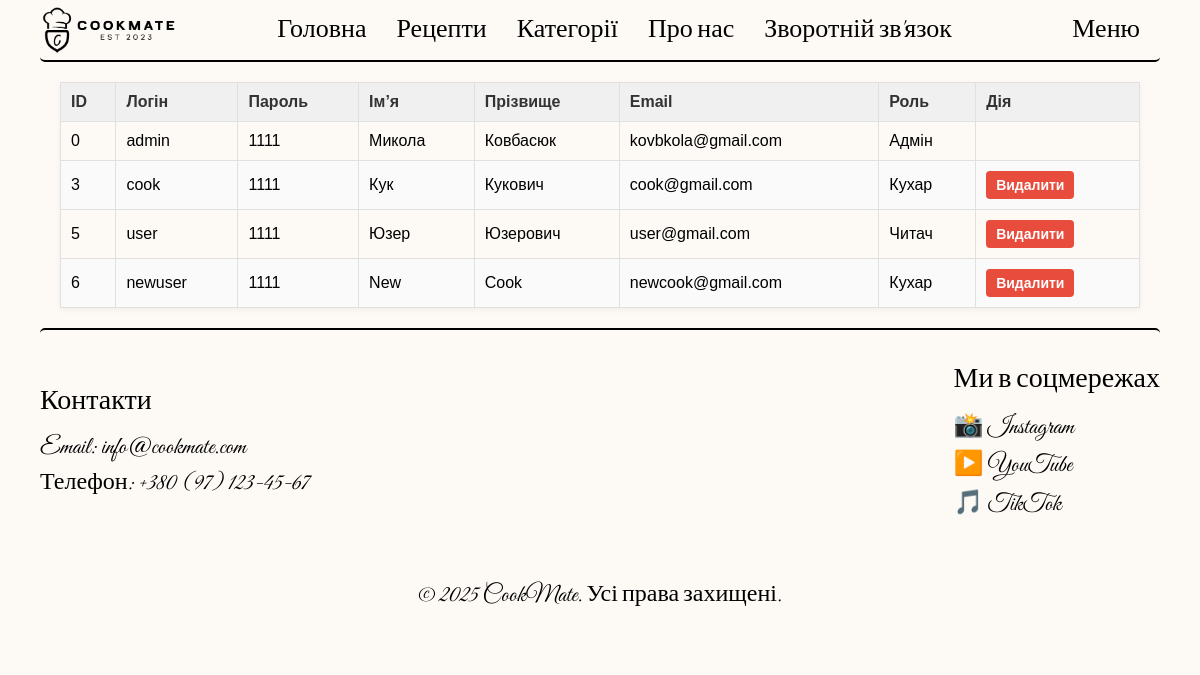
The page /recipes/recipes/manage_user.php on the database its author committed.
### tables this page shows
CREATE TABLE `user` (
  `id` int NOT NULL,
  `login` varchar(32) NOT NULL,
  `password` varchar(32) NOT NULL,
  `name` varchar(32) NOT NULL,
  `surname` varchar(32) NOT NULL,
  `email` varchar(64) NOT NULL,
  `role_id` int NOT NULL
);

CREATE TABLE `role` (
  `id` int NOT NULL,
  `name` varchar(48) NOT NULL
);

### recipes/recipes/app/database/db.php (called while the page is built, shortened)
<?php
require('connect.php');
function dbCheckError($query){
    $errInfo = $query->errorInfo();
    return true;
}
function selectUsersWithRoles() {
    global $pdo;
    $sql = "
        SELECT user.*, role.name AS role_name
        FROM user
        JOIN role ON user.role_id = role.id
        ORDER BY user.id ASC
    ";
    $query = $pdo->prepare($sql);
    $query->execute();
    return $query->fetchAll();
}

### recipes/recipes/manage_user.php (the view, shortened to what this page needs)
<?php
$users = selectUsersWithRoles();
?>
<!DOCTYPE html>
<html lang="en">
<head>
    <link rel="stylesheet" href="./assets/css/styles.css">
</head>
<body>
    <?php include("app/include/header.php"); ?>
    <div class="container">
        <div class="usertable-container">
            <table class="usertable">
                <thead>
                    <tr>
                        <th>ID</th>
                        <th>Логін</th>
                        <th>Пароль</th>
                        <th>Ім’я</th>
                        <th>Прізвище</th>
                        <th>Email</th>
                        <th>Роль</th>
                        <th>Дія</th>
                    </tr>
                </thead>
                <tbody>
                    <?php foreach ($users as $user): ?>
                        <tr class="usertable-row">
                            <td><?= $user['id'] ?></td>
                            <td><?= htmlspecialchars($user['login']) ?></td>
                            <td><?= htmlspecialchars($user['password']) ?></td>
                            <td><?= htmlspecialchars($user['name']) ?></td>
                            <td><?= htmlspecialchars($user['surname']) ?></td>
                            <td><?= htmlspecialchars($user['email']) ?></td>
                            <td><?= htmlspecialchars($user['role_name']) ?></td>
                            <td>
                                <?php if ($user['role_id'] != 2): ?>
                                    <a href="editrecipe.php?userdel_id=<?= $user['id'] ?>" class="deleteuser-btn"
                                    onclick="return confirm('Ви впевнені, що хочете видалити користувача?');">Видалити</a>
                                <?php endif; ?>
                            </td>
                        </tr>
                    <?php endforeach; ?>
                </tbody>
            </table>
        </div>
    </div>
    <?php include("app/include/footer.php"); ?>
</body>
</html>

### recipes/recipes/assets/css/styles.css (style rules this page uses)
* { margin: 0; padding: 0; font-weight: 400; text-decoration: none; color: white; font-family: "Montserrat", sans-serif; font-optical-sizing: auto; font-weight: 500; font-style: normal; text-decoration: none; }
body { background-color: #fdfaf6; color: black; }
html { scroll-behavior: smooth; }
a { font-weight: 700; }
.container { max-width: 1120px; margin: 0 auto; }
.usertable-container { padding: 20px; }
.usertable { width: 100%; border-collapse: collapse; border: 1px solid #dcdcdc; box-shadow: 0 2px 6px rgba(0,0,0,0.05); }
.usertable th, .usertable td { padding: 10px; border: 1px solid #e0e0e0; text-align: left; color: black; }
.usertable th { background-color: #f0f0f0; font-weight: bold; color: #333; }
.usertable-row:nth-child(even) { background-color: #fafafa; }
.deleteuser-btn { background-color: #e74c3c; color: white; padding: 6px 10px; text-decoration: none; border-radius: 4px; font-size: 14px; transition: 0.2s ease-in-out; display: inline-block; }

### rows shown on the page
user: id "0", login "admin", password "1111", name "Микола", surname "Ковбасюк", email "kovbkola@gmail.com", role.name "Адмін"
user: id "3", login "cook", password "1111", name "Кук", surname "Кукович", email "cook@gmail.com", role.name "Кухар"
user: id "5", login "user", password "1111", name "Юзер", surname "Юзерович", email "user@gmail.com", role.name "Читач"
user: id "6", login "newuser", password "1111", name "New", surname "Cook", email "newcook@gmail.com", role.name "Кухар"
